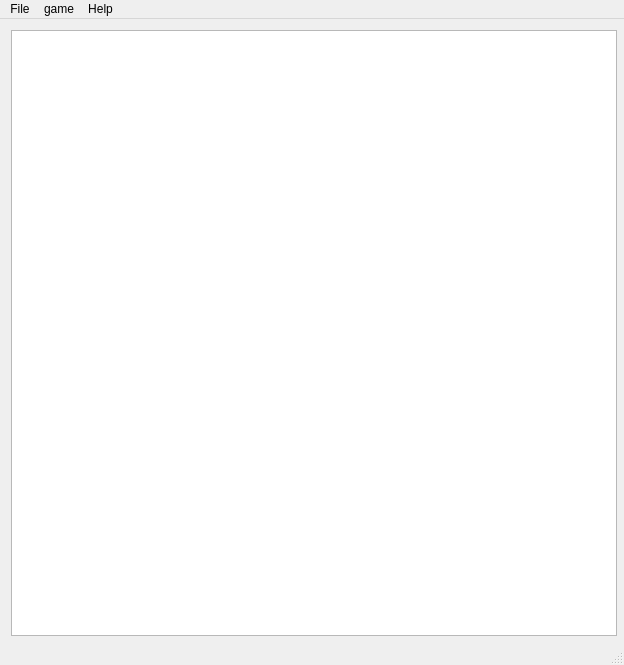
<?xml version="1.0" encoding="UTF-8"?>
<ui version="4.0">
 <class>MainWindow</class>
 <widget class="QMainWindow" name="MainWindow">
  <property name="geometry">
   <rect>
    <x>0</x>
    <y>0</y>
    <width>624</width>
    <height>665</height>
   </rect>
  </property>
  <property name="minimumSize">
   <size>
    <width>0</width>
    <height>0</height>
   </size>
  </property>
  <property name="windowTitle">
   <string>MainWindow</string>
  </property>
  <widget class="QWidget" name="centralWidget">
   <property name="minimumSize">
    <size>
     <width>624</width>
     <height>624</height>
    </size>
   </property>
   <layout class="QGridLayout" name="gridLayout">
    <item row="0" column="0">
     <layout class="QVBoxLayout" name="verticalLayout">
      <item>
       <widget class="QGraphicsView" name="gameboard">
        <property name="enabled">
         <bool>true</bool>
        </property>
        <property name="minimumSize">
         <size>
          <width>606</width>
          <height>606</height>
         </size>
        </property>
        <property name="styleSheet">
         <string notr="true"/>
        </property>
        <property name="backgroundBrush">
         <brush brushstyle="NoBrush">
          <color alpha="255">
           <red>0</red>
           <green>0</green>
           <blue>0</blue>
          </color>
         </brush>
        </property>
       </widget>
      </item>
     </layout>
    </item>
   </layout>
  </widget>
  <widget class="QMenuBar" name="menuBar">
   <property name="geometry">
    <rect>
     <x>0</x>
     <y>0</y>
     <width>624</width>
     <height>21</height>
    </rect>
   </property>
   <widget class="QMenu" name="menuFile">
    <property name="title">
     <string>File</string>
    </property>
    <addaction name="actionNew"/>
    <addaction name="actionParameters"/>
    <addaction name="separator"/>
    <addaction name="actionQuitter"/>
   </widget>
   <widget class="QMenu" name="menuHelp">
    <property name="title">
     <string>Help</string>
    </property>
    <addaction name="actionA_Propos"/>
   </widget>
   <widget class="QMenu" name="menuGame">
    <property name="title">
     <string>game</string>
    </property>
    <addaction name="actionUndo"/>
   </widget>
   <addaction name="menuFile"/>
   <addaction name="menuGame"/>
   <addaction name="menuHelp"/>
  </widget>
  <widget class="QStatusBar" name="statusBar"/>
  <action name="actionA_Propos">
   <property name="text">
    <string>About</string>
   </property>
  </action>
  <action name="actionNew">
   <property name="text">
    <string>New</string>
   </property>
  </action>
  <action name="actionUndo">
   <property name="text">
    <string>undo</string>
   </property>
  </action>
  <action name="actionParameters">
   <property name="text">
    <string>parameters</string>
   </property>
  </action>
  <action name="actionQuitter">
   <property name="text">
    <string>quitter</string>
   </property>
   <property name="shortcut">
    <string>Ctrl+Q</string>
   </property>
  </action>
 </widget>
 <layoutdefault spacing="6" margin="11"/>
 <resources/>
 <connections>
  <connection>
   <sender>actionQuitter</sender>
   <signal>triggered()</signal>
   <receiver>MainWindow</receiver>
   <slot>close()</slot>
   <hints>
    <hint type="sourcelabel">
     <x>-1</x>
     <y>-1</y>
    </hint>
    <hint type="destinationlabel">
     <x>372</x>
     <y>410</y>
    </hint>
   </hints>
  </connection>
 </connections>
</ui>
